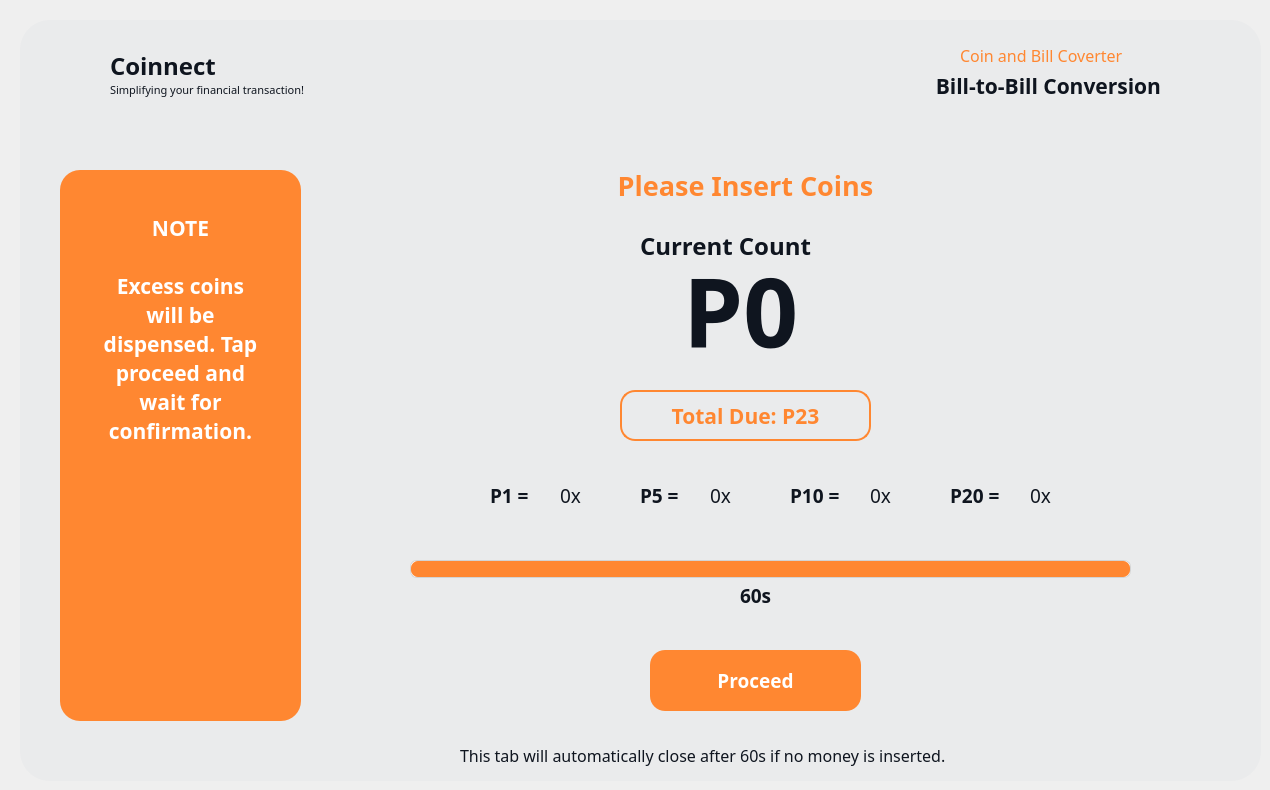
  <widget class="QWidget" name="insertCoin_04">
   <widget class="QFrame" name="InserCoin_Frame_4">
    <property name="enabled">
     <bool>true</bool>
    </property>
    <property name="geometry">
     <rect>
      <x>20</x>
      <y>20</y>
      <width>1241</width>
      <height>761</height>
     </rect>
    </property>
    <property name="font">
     <font>
      <pointsize>9</pointsize>
     </font>
    </property>
    <property name="styleSheet">
     <string notr="true">QFrame {
    background-color: #eaebec;
	border-radius: 30px;
}
</string>
    </property>
    <property name="frameShape">
     <enum>QFrame::Box</enum>
    </property>
    <widget class="QLabel" name="label_160">
     <property name="geometry">
      <rect>
       <x>90</x>
       <y>20</y>
       <width>141</width>
       <height>51</height>
      </rect>
     </property>
     <property name="font">
      <font>
       <family>Montserrat</family>
       <pointsize>18</pointsize>
       <weight>75</weight>
       <bold>true</bold>
      </font>
     </property>
     <property name="styleSheet">
      <string notr="true">QLabel {
    color: #0f151f;
}
</string>
     </property>
     <property name="text">
      <string>Coinnect</string>
     </property>
    </widget>
    <widget class="QLabel" name="label_161">
     <property name="geometry">
      <rect>
       <x>90</x>
       <y>60</y>
       <width>231</width>
       <height>20</height>
      </rect>
     </property>
     <property name="font">
      <font>
       <family>Montserrat</family>
       <pointsize>8</pointsize>
       <weight>50</weight>
       <bold>false</bold>
      </font>
     </property>
     <property name="styleSheet">
      <string notr="true">QLabel {
    color: #0f151f;
}
</string>
     </property>
     <property name="text">
      <string>Simplifying your financial transaction!</string>
     </property>
    </widget>
    <widget class="QLabel" name="main_logo_57">
     <property name="geometry">
      <rect>
       <x>40</x>
       <y>35</y>
       <width>40</width>
       <height>40</height>
      </rect>
     </property>
     <property name="text">
      <string/>
     </property>
     <property name="pixmap">
      <pixmap>../Documents/dondon my documents/Research/Coinnect UI/2 Icons/Coinnect Logo.png</pixmap>
     </property>
     <property name="scaledContents">
      <bool>true</bool>
     </property>
    </widget>
    <widget class="QLabel" name="label_162">
     <property name="geometry">
      <rect>
       <x>570</x>
       <y>140</y>
       <width>311</width>
       <height>51</height>
      </rect>
     </property>
     <property name="font">
      <font>
       <family>Montserrat</family>
       <pointsize>20</pointsize>
       <weight>75</weight>
       <bold>true</bold>
      </font>
     </property>
     <property name="styleSheet">
      <string notr="true">QLabel {
    color: #ff8731;
}
</string>
     </property>
     <property name="text">
      <string>Please Insert Coins</string>
     </property>
     <property name="alignment">
      <set>Qt::AlignCenter</set>
     </property>
    </widget>
    <widget class="QPushButton" name="converter_select_backBtn_12">
     <property name="geometry">
      <rect>
       <x>60</x>
       <y>710</y>
       <width>21</width>
       <height>41</height>
      </rect>
     </property>
     <property name="font">
      <font>
       <family>Montserrat</family>
       <pointsize>12</pointsize>
       <weight>75</weight>
       <bold>true</bold>
      </font>
     </property>
     <property name="cursor">
      <cursorShape>PointingHandCursor</cursorShape>
     </property>
     <property name="styleSheet">
      <string notr="true">QPushButton {
    background-color: #eaebec;
    border-radius: 30px;
}


QPushButton:pressed {
    padding-top: 8px;  /* simulate press-in */
    padding-bottom: 7px;
    box-shadow: inset 0px 2px 4px rgba(255, 255, 255, 0.4); /* lighter shadow */
}
</string>
     </property>
     <property name="text">
      <string/>
     </property>
     <property name="icon">
      <iconset>
       <normaloff>images/back_black.png</normaloff>images/back_black.png</iconset>
     </property>
     <property name="iconSize">
      <size>
       <width>20</width>
       <height>20</height>
      </size>
     </property>
    </widget>
    <widget class="QToolButton" name="cb_insert_due_2">
     <property name="geometry">
      <rect>
       <x>600</x>
       <y>370</y>
       <width>251</width>
       <height>51</height>
      </rect>
     </property>
     <property name="font">
      <font>
       <family>Montserrat</family>
       <pointsize>16</pointsize>
       <weight>75</weight>
       <bold>true</bold>
      </font>
     </property>
     <property name="cursor">
      <cursorShape>ArrowCursor</cursorShape>
     </property>
     <property name="styleSheet">
      <string notr="true">QToolButton {
    background-color: transparent;
    color: #ff8731;
    border: 2px solid #ff8731;
    border-radius: 15px;
    text-align: center;
}</string>
     </property>
     <property name="text">
      <string>Total Due: P23</string>
     </property>
     <property name="iconSize">
      <size>
       <width>200</width>
       <height>200</height>
      </size>
     </property>
     <property name="checkable">
      <bool>false</bool>
     </property>
     <property name="popupMode">
      <enum>QToolButton::DelayedPopup</enum>
     </property>
     <property name="toolButtonStyle">
      <enum>Qt::ToolButtonIconOnly</enum>
     </property>
    </widget>
    <widget class="QLabel" name="label_163">
     <property name="geometry">
      <rect>
       <x>940</x>
       <y>20</y>
       <width>201</width>
       <height>31</height>
      </rect>
     </property>
     <property name="font">
      <font>
       <family>Montserrat</family>
       <pointsize>12</pointsize>
       <weight>50</weight>
       <bold>false</bold>
      </font>
     </property>
     <property name="styleSheet">
      <string notr="true">QLabel {
    color: #ff8731;
	background-color:transparent;
}
</string>
     </property>
     <property name="text">
      <string>Coin and Bill Coverter</string>
     </property>
    </widget>
    <widget class="QLabel" name="label_164">
     <property name="geometry">
      <rect>
       <x>850</x>
       <y>40</y>
       <width>291</width>
       <height>51</height>
      </rect>
     </property>
     <property name="font">
      <font>
       <family>Montserrat</family>
       <pointsize>16</pointsize>
       <weight>75</weight>
       <bold>true</bold>
      </font>
     </property>
     <property name="styleSheet">
      <string notr="true">QLabel {
    color: #0F151F;
}
</string>
     </property>
     <property name="text">
      <string>Bill-to-Bill Conversion</string>
     </property>
     <property name="alignment">
      <set>Qt::AlignRight|Qt::AlignTrailing|Qt::AlignVCenter</set>
     </property>
    </widget>
    <widget class="QLabel" name="main_logo_58">
     <property name="geometry">
      <rect>
       <x>1150</x>
       <y>30</y>
       <width>50</width>
       <height>50</height>
      </rect>
     </property>
     <property name="text">
      <string/>
     </property>
     <property name="pixmap">
      <pixmap>images/Bill to Bill.png</pixmap>
     </property>
     <property name="scaledContents">
      <bool>true</bool>
     </property>
    </widget>
    <widget class="QToolButton" name="converter_service_proceed_10">
     <property name="geometry">
      <rect>
       <x>40</x>
       <y>460</y>
       <width>241</width>
       <height>231</height>
      </rect>
     </property>
     <property name="font">
      <font>
       <family>Montserrat</family>
       <pointsize>14</pointsize>
       <weight>75</weight>
       <bold>true</bold>
      </font>
     </property>
     <property name="cursor">
      <cursorShape>ArrowCursor</cursorShape>
     </property>
     <property name="styleSheet">
      <string notr="true">QToolButton {
    background-color: transparent;
    color: #ff8731;
    border: 2px solid #ff8731;
    border-radius: 15px;
    padding: 20px;
    padding-top: 10px;
    text-align: center;
}


</string>
     </property>
     <property name="text">
      <string>Proceed</string>
     </property>
     <property name="icon">
      <iconset>
       <normaloff>../Documents/dondon my documents/Research/Coinnect UI/2 Icons/Peso Add.png</normaloff>../Documents/dondon my documents/Research/Coinnect UI/2 Icons/Peso Add.png</iconset>
     </property>
     <property name="iconSize">
      <size>
       <width>200</width>
       <height>200</height>
      </size>
     </property>
     <property name="checkable">
      <bool>false</bool>
     </property>
     <property name="popupMode">
      <enum>QToolButton::DelayedPopup</enum>
     </property>
     <property name="toolButtonStyle">
      <enum>Qt::ToolButtonIconOnly</enum>
     </property>
    </widget>
    <widget class="QToolButton" name="type_foreignBtn_9">
     <property name="geometry">
      <rect>
       <x>40</x>
       <y>150</y>
       <width>241</width>
       <height>551</height>
      </rect>
     </property>
     <property name="font">
      <font>
       <family>Montserrat</family>
       <pointsize>16</pointsize>
       <weight>75</weight>
       <bold>true</bold>
      </font>
     </property>
     <property name="cursor">
      <cursorShape>ArrowCursor</cursorShape>
     </property>
     <property name="styleSheet">
      <string notr="true">QToolButton {
    background-color: #ff8731;
    color: white;
    border: none;
    border-radius: 20px;
    text-align: center;
}

</string>
     </property>
     <property name="text">
      <string>
NOTE

Excess coins
will be
dispensed. Tap
proceed and
wait for
confirmation.








</string>
     </property>
     <property name="iconSize">
      <size>
       <width>200</width>
       <height>200</height>
      </size>
     </property>
     <property name="checkable">
      <bool>false</bool>
     </property>
     <property name="popupMode">
      <enum>QToolButton::DelayedPopup</enum>
     </property>
     <property name="toolButtonStyle">
      <enum>Qt::ToolButtonIconOnly</enum>
     </property>
    </widget>
    <widget class="QToolButton" name="cb_insert_proceed_3">
     <property name="geometry">
      <rect>
       <x>630</x>
       <y>630</y>
       <width>211</width>
       <height>61</height>
      </rect>
     </property>
     <property name="font">
      <font>
       <family>Montserrat</family>
       <pointsize>14</pointsize>
       <weight>75</weight>
       <bold>true</bold>
      </font>
     </property>
     <property name="cursor">
      <cursorShape>PointingHandCursor</cursorShape>
     </property>
     <property name="styleSheet">
      <string notr="true">QToolButton {
    background-color: #ff8731;
    color: white;
    border: none;
    border-radius: 15px;
    text-align: center;
}

QToolButton:hover {
    background-color: #FFA05C;  /* light gray */
}

QToolButton:pressed {
    background-color: #F56600;
    padding-top: 15px;  /* simulate press-in */
    padding-bottom: 20px;
 
}

</string>
     </property>
     <property name="text">
      <string>Proceed</string>
     </property>
     <property name="iconSize">
      <size>
       <width>200</width>
       <height>200</height>
      </size>
     </property>
     <property name="checkable">
      <bool>false</bool>
     </property>
     <property name="popupMode">
      <enum>QToolButton::DelayedPopup</enum>
     </property>
     <property name="toolButtonStyle">
      <enum>Qt::ToolButtonIconOnly</enum>
     </property>
    </widget>
    <widget class="QLabel" name="label_165">
     <property name="geometry">
      <rect>
       <x>620</x>
       <y>200</y>
       <width>211</width>
       <height>51</height>
      </rect>
     </property>
     <property name="font">
      <font>
       <family>Montserrat</family>
       <pointsize>18</pointsize>
       <weight>75</weight>
       <bold>true</bold>
      </font>
     </property>
     <property name="styleSheet">
      <string notr="true">QLabel {
    color: #0F151F;
	background-color:transparent;
}
</string>
     </property>
     <property name="text">
      <string>Current Count</string>
     </property>
    </widget>
    <widget class="QLabel" name="bc_current_count_coins">
     <property name="geometry">
      <rect>
       <x>590</x>
       <y>220</y>
       <width>261</width>
       <height>141</height>
      </rect>
     </property>
     <property name="font">
      <font>
       <family>Montserrat</family>
       <pointsize>72</pointsize>
       <weight>75</weight>
       <bold>true</bold>
      </font>
     </property>
     <property name="styleSheet">
      <string notr="true">QLabel {
    color: #0F151F;	
	background-color:transparent;
}
</string>
     </property>
     <property name="text">
      <string>P0</string>
     </property>
     <property name="textFormat">
      <enum>Qt::PlainText</enum>
     </property>
     <property name="alignment">
      <set>Qt::AlignCenter</set>
     </property>
     <property name="wordWrap">
      <bool>false</bool>
     </property>
    </widget>
    <widget class="QLabel" name="label_167">
     <property name="geometry">
      <rect>
       <x>470</x>
       <y>450</y>
       <width>61</width>
       <height>51</height>
      </rect>
     </property>
     <property name="font">
      <font>
       <family>Montserrat</family>
       <pointsize>14</pointsize>
       <weight>75</weight>
       <bold>true</bold>
      </font>
     </property>
     <property name="styleSheet">
      <string notr="true">QLabel {
    color: #0F151F;
}
</string>
     </property>
     <property name="text">
      <string>P1 = </string>
     </property>
    </widget>
    <widget class="QLabel" name="label_168">
     <property name="geometry">
      <rect>
       <x>540</x>
       <y>450</y>
       <width>51</width>
       <height>51</height>
      </rect>
     </property>
     <property name="font">
      <font>
       <family>Montserrat</family>
       <pointsize>14</pointsize>
       <weight>50</weight>
       <bold>false</bold>
      </font>
     </property>
     <property name="styleSheet">
      <string notr="true">QLabel {
    color: #0F151F;
}
</string>
     </property>
     <property name="text">
      <string>0x</string>
     </property>
    </widget>
    <widget class="QLabel" name="label_169">
     <property name="geometry">
      <rect>
       <x>690</x>
       <y>450</y>
       <width>51</width>
       <height>51</height>
      </rect>
     </property>
     <property name="font">
      <font>
       <family>Montserrat</family>
       <pointsize>14</pointsize>
       <weight>50</weight>
       <bold>false</bold>
      </font>
     </property>
     <property name="styleSheet">
      <string notr="true">QLabel {
    color: #0F151F;
}
</string>
     </property>
     <property name="text">
      <string>0x</string>
     </property>
    </widget>
    <widget class="QLabel" name="label_170">
     <property name="geometry">
      <rect>
       <x>850</x>
       <y>450</y>
       <width>51</width>
       <height>51</height>
      </rect>
     </property>
     <property name="font">
      <font>
       <family>Montserrat</family>
       <pointsize>14</pointsize>
       <weight>50</weight>
       <bold>false</bold>
      </font>
     </property>
     <property name="styleSheet">
      <string notr="true">QLabel {
    color: #0F151F;
}
</string>
     </property>
     <property name="text">
      <string>0x</string>
     </property>
    </widget>
    <widget class="QLabel" name="label_171">
     <property name="geometry">
      <rect>
       <x>620</x>
       <y>450</y>
       <width>61</width>
       <height>51</height>
      </rect>
     </property>
     <property name="font">
      <font>
       <family>Montserrat</family>
       <pointsize>14</pointsize>
       <weight>75</weight>
       <bold>true</bold>
      </font>
     </property>
     <property name="styleSheet">
      <string notr="true">QLabel {
    color: #0F151F;
}
</string>
     </property>
     <property name="text">
      <string>P5 = </string>
     </property>
    </widget>
    <widget class="QLabel" name="label_172">
     <property name="geometry">
      <rect>
       <x>770</x>
       <y>450</y>
       <width>61</width>
       <height>51</height>
      </rect>
     </property>
     <property name="font">
      <font>
       <family>Montserrat</family>
       <pointsize>14</pointsize>
       <weight>75</weight>
       <bold>true</bold>
      </font>
     </property>
     <property name="styleSheet">
      <string notr="true">QLabel {
    color: #0F151F;
}
</string>
     </property>
     <property name="text">
      <string>P10 = </string>
     </property>
    </widget>
    <widget class="QLabel" name="label_173">
     <property name="geometry">
      <rect>
       <x>930</x>
       <y>450</y>
       <width>61</width>
       <height>51</height>
      </rect>
     </property>
     <property name="font">
      <font>
       <family>Montserrat</family>
       <pointsize>14</pointsize>
       <weight>75</weight>
       <bold>true</bold>
      </font>
     </property>
     <property name="styleSheet">
      <string notr="true">QLabel {
    color: #0F151F;
}
</string>
     </property>
     <property name="text">
      <string>P20 = </string>
     </property>
    </widget>
    <widget class="QLabel" name="label_174">
     <property name="geometry">
      <rect>
       <x>1010</x>
       <y>450</y>
       <width>51</width>
       <height>51</height>
      </rect>
     </property>
     <property name="font">
      <font>
       <family>Montserrat</family>
       <pointsize>14</pointsize>
       <weight>50</weight>
       <bold>false</bold>
      </font>
     </property>
     <property name="styleSheet">
      <string notr="true">QLabel {
    color: #0F151F;
}
</string>
     </property>
     <property name="text">
      <string>0x</string>
     </property>
    </widget>
    <widget class="QLabel" name="label_175">
     <property name="geometry">
      <rect>
       <x>440</x>
       <y>710</y>
       <width>591</width>
       <height>51</height>
      </rect>
     </property>
     <property name="font">
      <font>
       <family>Montserrat</family>
       <pointsize>12</pointsize>
       <weight>50</weight>
       <bold>false</bold>
      </font>
     </property>
     <property name="styleSheet">
      <string notr="true">QLabel {
    color: #0F151F;
}
</string>
     </property>
     <property name="text">
      <string>This tab will automatically close after 60s if no money is inserted.</string>
     </property>
    </widget>
    <widget class="QLabel" name="cb_secondsLabel_2">
     <property name="geometry">
      <rect>
       <x>720</x>
       <y>550</y>
       <width>41</width>
       <height>51</height>
      </rect>
     </property>
     <property name="font">
      <font>
       <family>Montserrat</family>
       <pointsize>14</pointsize>
       <weight>75</weight>
       <bold>true</bold>
      </font>
     </property>
     <property name="styleSheet">
      <string notr="true">QLabel {
    color: #0F151F;
}
</string>
     </property>
     <property name="text">
      <string>60s</string>
     </property>
    </widget>
    <widget class="QProgressBar" name="cb_progressbar_2">
     <property name="geometry">
      <rect>
       <x>390</x>
       <y>540</y>
       <width>721</width>
       <height>18</height>
      </rect>
     </property>
     <property name="styleSheet">
      <string notr="true">QProgressBar {
    border: 1px solid lightgray;
    border-radius: 7px;
    background-color: white;
}

QProgressBar::chunk {
    background-color: #ff8731;
    border-radius: 7px;
}
</string>
     </property>
     <property name="value">
      <number>100</number>
     </property>
     <property name="textVisible">
      <bool>false</bool>
     </property>
    </widget>
    <widget class="QToolButton" name="converter_service_proceed_11">
     <property name="geometry">
      <rect>
       <x>40</x>
       <y>460</y>
       <width>241</width>
       <height>231</height>
      </rect>
     </property>
     <property name="font">
      <font>
       <family>Montserrat</family>
       <pointsize>14</pointsize>
       <weight>75</weight>
       <bold>true</bold>
      </font>
     </property>
     <property name="cursor">
      <cursorShape>ArrowCursor</cursorShape>
     </property>
     <property name="styleSheet">
      <string notr="true">QToolButton {
    background-color: transparent;
    color: #ff8731;
    border: 2px solid #ff8731;
    border-radius: 15px;
    padding: 20px;
    padding-top: 10px;
    text-align: center;
}


</string>
     </property>
     <property name="text">
      <string>Proceed</string>
     </property>
     <property name="icon">
      <iconset>
       <normaloff>../Documents/dondon my documents/Research/Coinnect UI/2 Icons/Peso Add.png</normaloff>../Documents/dondon my documents/Research/Coinnect UI/2 Icons/Peso Add.png</iconset>
     </property>
     <property name="iconSize">
      <size>
       <width>200</width>
       <height>200</height>
      </size>
     </property>
     <property name="checkable">
      <bool>false</bool>
     </property>
     <property name="popupMode">
      <enum>QToolButton::DelayedPopup</enum>
     </property>
     <property name="toolButtonStyle">
      <enum>Qt::ToolButtonIconOnly</enum>
     </property>
    </widget>
    <zorder>label_164</zorder>
    <zorder>label_160</zorder>
    <zorder>label_161</zorder>
    <zorder>main_logo_57</zorder>
    <zorder>label_162</zorder>
    <zorder>converter_select_backBtn_12</zorder>
    <zorder>cb_insert_due_2</zorder>
    <zorder>label_163</zorder>
    <zorder>main_logo_58</zorder>
    <zorder>converter_service_proceed_10</zorder>
    <zorder>type_foreignBtn_9</zorder>
    <zorder>cb_insert_proceed_3</zorder>
    <zorder>label_165</zorder>
    <zorder>bc_current_count_coins</zorder>
    <zorder>label_167</zorder>
    <zorder>label_168</zorder>
    <zorder>label_169</zorder>
    <zorder>label_170</zorder>
    <zorder>label_171</zorder>
    <zorder>label_172</zorder>
    <zorder>label_173</zorder>
    <zorder>label_174</zorder>
    <zorder>label_175</zorder>
    <zorder>cb_secondsLabel_2</zorder>
    <zorder>cb_progressbar_2</zorder>
    <zorder>converter_service_proceed_11</zorder>
   </widget>
  </widget>
